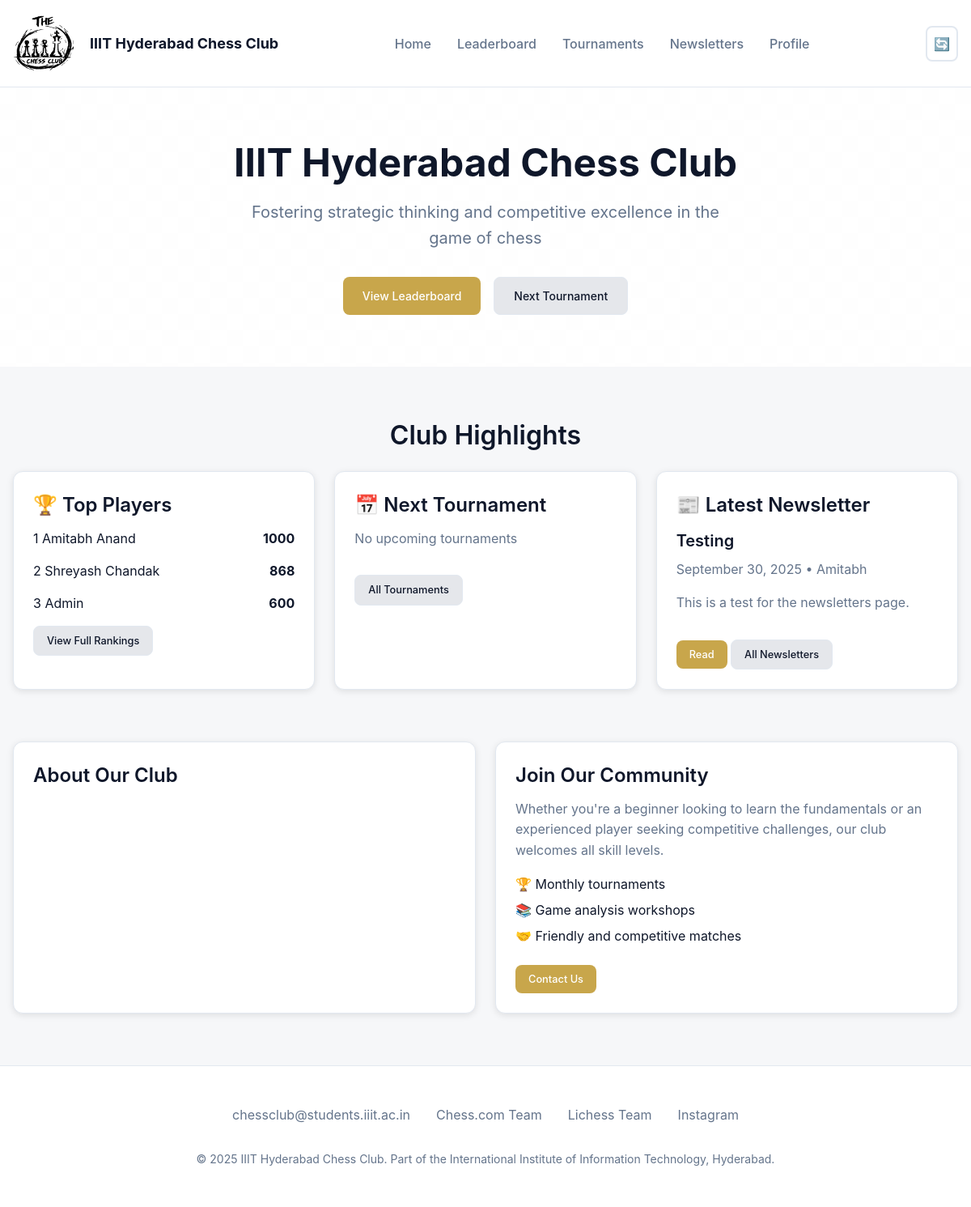
Before: / with the older database file.
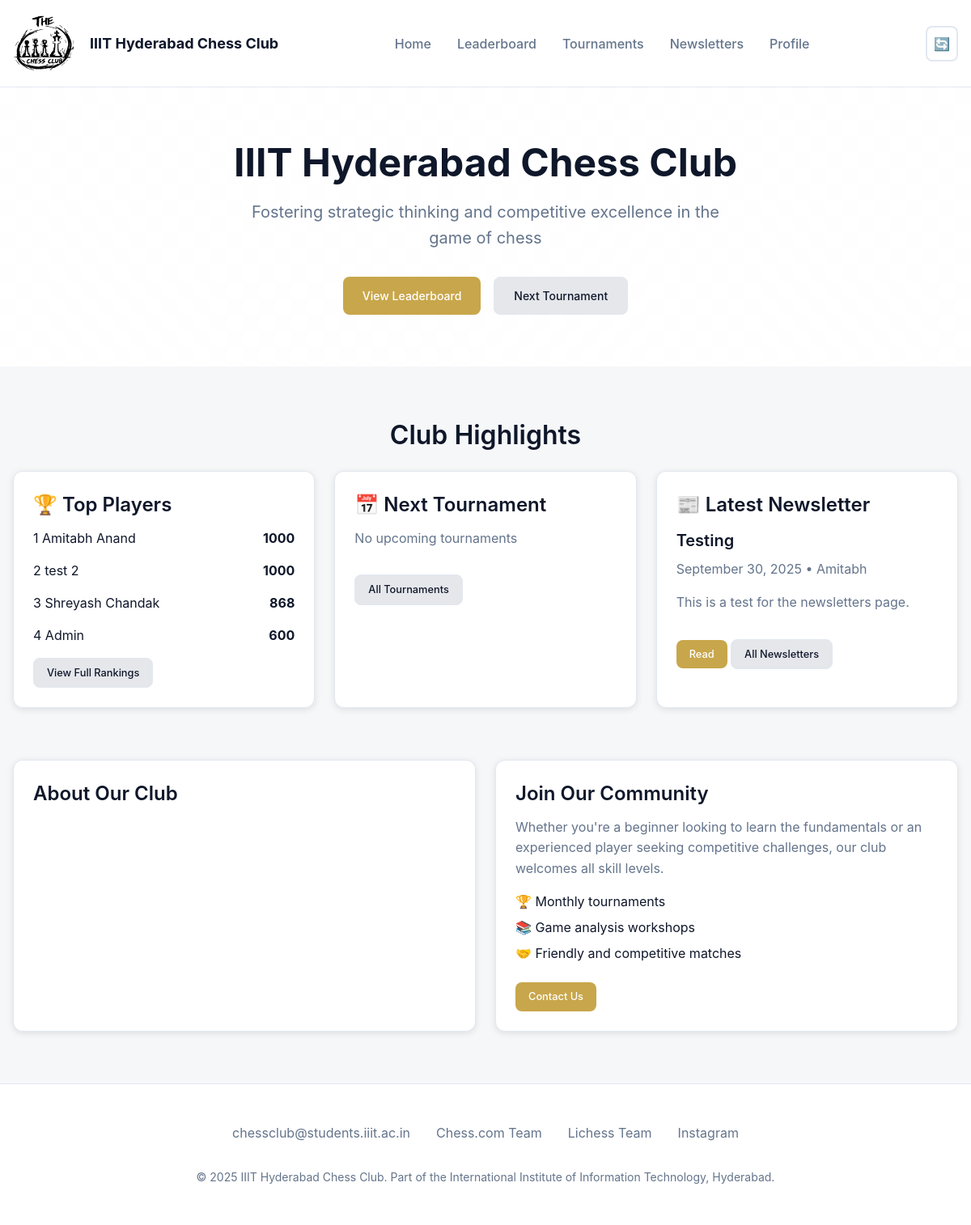
After: the same page with the newer database file.
### accounts/models.py (models this page shows, shortened)
class User(AbstractUser):
    def __str__(self):
        return f"{self.username}"

class UserProfile(models.Model):
    user = models.OneToOneField(User, on_delete=models.CASCADE, related_name="profile")
    rating = models.IntegerField(default=600)
    last_rating = models.IntegerField(default=600)
    rank = models.IntegerField(default=0)
    last_rank = models.IntegerField(default=0)
    chessdotcom = models.CharField(max_length=64, blank=True, null=True)
    lichess = models.CharField(max_length=64, blank=True, null=True)

### IIITChessClub/views.py (the view)
# urls.py: 2. Add a URL to urlpatterns:  path('', views.home, name='home')
def home(request):
    next_tournament = (
        Tournament.objects
        .filter(start_date__gte=now().date())
        .order_by('start_date')
        .first()
    )
    latest_newsletter = (
        Newsletter.objects
        .order_by('-published_date')
        .first()
    )
    top_users = User.objects.select_related("profile").order_by("-profile__rating")[:5]
    return render(request, 'home.html', {"top_users": top_users, "next_tournament": next_tournament, "latest_newsletter": latest_newsletter})

### IIITChessClub/templates/home.html (shortened to what the changed rows need)
<!DOCTYPE html>
{% load static %}
<html lang="en">
<head>
  <link rel="stylesheet" href="{% static 'css/styles.css' %}">
</head>
<body>
  <main>
    <section class="hero">
      <div class="container">
        <div class="hero-content">
          <h1>IIIT Hyderabad Chess Club</h1>
        </div>
      </div>
    </section>
    <section class="container" style="margin-top: 4rem;">
      <h2 class="text-center mb-6">Club Highlights</h2>
      <div class="grid grid-3">
        <div class="card">
          <div id="top-players" class="flex flex-col gap-4">
            {% for user in top_users %}
            <div class="flex justify-between items-center">
              <span>{{ user.profile.rank }} {{ user.first_name }} {{ user.last_name }}</span>
              <strong>{{ user.profile.rating }}</strong>
            </div>
            {% endfor %}
          </div>
        </div>
      </div>
    </section>
  </main>
</body>
</html>

Changed rows visible on the page:
added User: profile.rank "2", first_name "test", last_name "2", profile.rating "1000"
changed through a linked row, User "Shreyash": profile.rank "2" → "3"
changed through a linked row, User "Admin": profile.rank "3" → "4"
